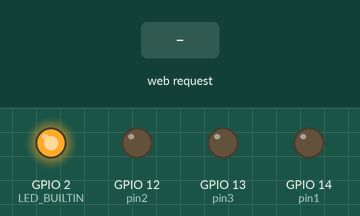
The sketch below on a simulated ESP8266 (NodeMCU). Shown: output pins drawn as LEDs (lit = HIGH, except the on-board LED, lit = LOW). Inputs (shaded band) come from the test bench. WiFi joins after 1.5 s; servers stay silent unless stated; what the sketch prints to the serial monitor is not drawn.

Above: at 2.7 s.
2.8 s: HTTP request GET /on1 received
At 3.4 s:
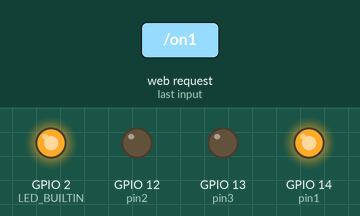
4.3 s: HTTP request GET /on2 received
At 5.5 s:
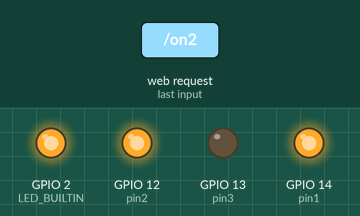
5.8 s: HTTP request GET /off1 received
At 6.9 s:
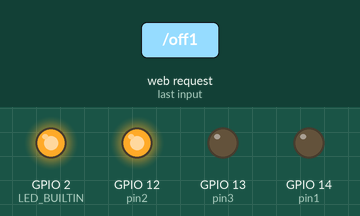
7.3 s: HTTP request GET /on3 received
At 8.1 s:
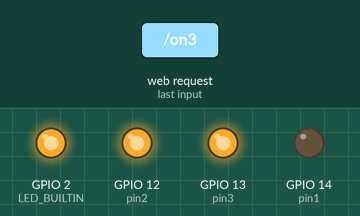
8.8 s: HTTP request GET /off2 received
At 9.2 s:
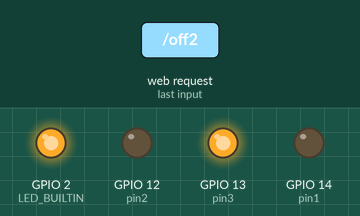
10.3 s: HTTP request GET /off3 received
At 11.5 s:
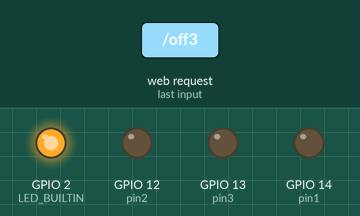
Timing chart, 0 to 12.8 s (numbered marks = the images above; inputs shaded):
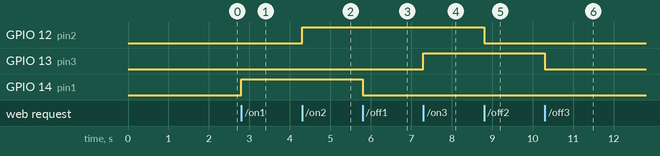

Measured:
- after the input at 2.8 s, GPIO 14 (pin1): LOW → HIGH at once
- after the input at 4.3 s, GPIO 12 (pin2): LOW → HIGH at once
- after the input at 5.8 s, GPIO 14 (pin1): HIGH → LOW at once
- after the input at 7.3 s, GPIO 13 (pin3): LOW → HIGH at once
- after the input at 8.8 s, GPIO 12 (pin2): HIGH → LOW at once
- after the input at 10.3 s, GPIO 13 (pin3): HIGH → LOW at once

The sketch:

luces.ino
```cpp
#include <ESP8266WiFi.h>
#include <ESP8266WebServer.h>

const char* ssid = "Systel";
const char* password = "abracadabrasys";

String readStrings = "";

int pin1 = 14; // (D5)
int pin2 = 12; // (D6)
int pin3 = 13; // (D7)


String estado1,estado2,estado3;
String XML;

ESP8266WebServer servidorWeb(80); //Servidor Web en puerto 80
//WiFiServer server(80);
//WiFiClient client;

/////////////////////////////////////////////////////////////////////////////////////////////

void buildXML(){
  XML="<?xml version='1.0'?>";
  XML+="<CASA>";
  XML+="<CUARTO>";
  XML+="<LUZ>";
  XML+=estado1;
  XML+="</LUZ>";
  XML+="</CUARTO>";
  XML+="<CUARTO>";
  XML+="<LUZ>";
  XML+=estado2;
  XML+="</LUZ>";
  XML+="</CUARTO>";
  XML+="<CUARTO>";
  XML+="<LUZ>";
  XML+=estado3;
  XML+="</LUZ>";
  XML+="</CUARTO>";
  XML+="</CASA>";
}

void handleOn1() {
  estado1="1";
  digitalWrite(pin1,HIGH);
}

void handleOff1() {
  estado1="0";
  digitalWrite(pin1,LOW);
}

void handleOn2() {
  estado2="1";
  digitalWrite(pin2,HIGH);
}

void handleOff2() {
  estado2="0";
  digitalWrite(pin2,LOW);
}

void handleOn3() {
  estado3="1";
  digitalWrite(pin3,HIGH);
}

void handleOff3() {
  estado3="0";
  digitalWrite(pin3,LOW);
}

void handleStatus() {
  buildXML();
  servidorWeb.send(200,"text/xml",XML);
}


////////////////////////////////////////////////////////////////////////////////////
void setup() {
  Serial.begin(115200);
  delay(10);
  servidorWeb.begin();
  estado1=estado2=estado3="0";
  servidorWeb.on("/on1", handleOn1);
  servidorWeb.on("/off1", handleOff1);
  servidorWeb.on("/on2", handleOn2);
  servidorWeb.on("/off2", handleOff2);
  servidorWeb.on("/on3", handleOn3);
  servidorWeb.on("/off3", handleOff3);
  servidorWeb.on("/status", handleStatus);

      // config static IP
  IPAddress ip(192, 168, 1, 196);
  IPAddress gateway(192, 168, 1, 1);
  Serial.print(F("Setting static ip to : "));
  Serial.println(ip);
  IPAddress subnet(255, 255, 255, 0);
  WiFi.config(ip, gateway, subnet);
    // config static IP


  pinMode(pin1,OUTPUT);
  pinMode(pin2,OUTPUT);
  pinMode(pin3,OUTPUT);
  pinMode(LED_BUILTIN, OUTPUT);


  // Connect to WiFi network
  Serial.println();
  Serial.println();
  Serial.print("Connecting to ");
  Serial.println(ssid);


  WiFi.begin(ssid, password);

  while (WiFi.status() != WL_CONNECTED) {
    delay(500);
    Serial.print(".");
  }
  Serial.println("");
  Serial.println("WiFi connected");

  // Start the server
  //server.begin();
  Serial.println("Server started");

  // Print the IP address
  Serial.println(WiFi.localIP());
}
/////////////////////////////////////////////////////////////////////////////////////////////

void loop() {
servidorWeb.handleClient();
  }//void loop()
```
